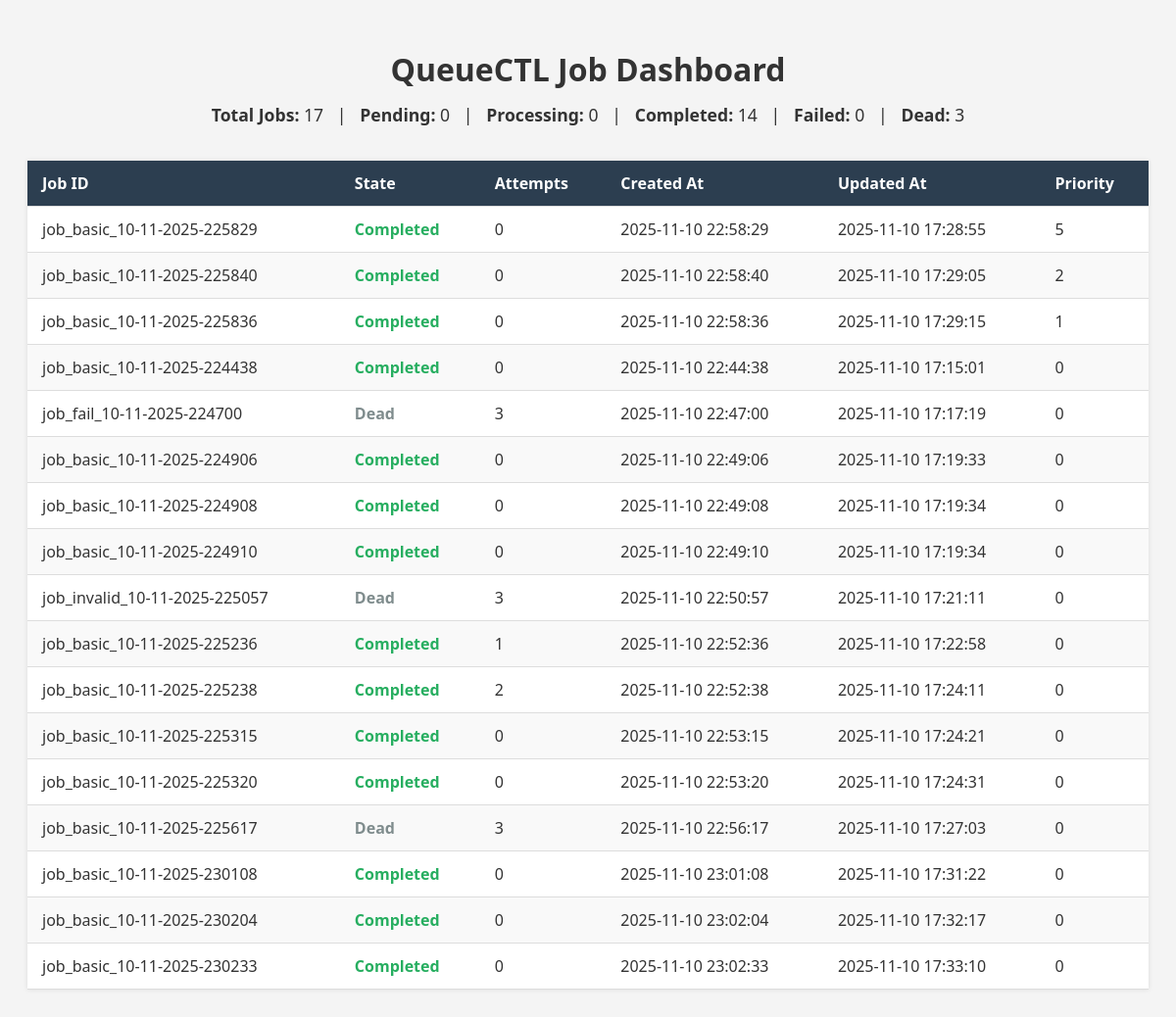
The page / on the database its author committed.
### tables this page shows
CREATE TABLE jobs (
            id TEXT PRIMARY KEY,
            command TEXT NOT NULL,
            state TEXT NOT NULL,
            attempts INTEGER NOT NULL,
            max_retries INTEGER NOT NULL,
            timeout INTEGER,
            run_at TEXT,
            priority INTEGER DEFAULT 0,
            created_at TEXT NOT NULL,
            updated_at TEXT NOT NULL,
            output TEXT,
            error TEXT
        );

### dashboard.py (the view)
@app.route("/")
def index():
    jobs = fetch_jobs()
    stats = fetch_stats()
    return render_template("dashboard.html", jobs=jobs, stats=stats)

### dashboard.py (called while the page is built)
def fetch_jobs():
    conn = get_conn()
    cur = conn.cursor()
    cur.execute("SELECT id, state, attempts, created_at, updated_at, priority FROM jobs ORDER BY priority DESC, created_at")
    jobs = cur.fetchall()
    return jobs

def fetch_stats():
    conn = get_conn()
    cur = conn.cursor()
    cur.execute("SELECT state, COUNT(*) AS count FROM jobs GROUP BY state")
    rows = cur.fetchall()
    stats = {
        "total": 0,
        "pending": 0,
        "processing": 0,
        "completed": 0,
        "failed": 0,
        "dead": 0
    }
    for row in rows:
        state = row['state'].lower()
        stats[state] = row['count']
        stats['total'] += row['count']
    return stats

### db.py (called while the page is built)
def get_conn():
    conn = sqlite3.connect(DB_FILE, detect_types=sqlite3.PARSE_DECLTYPES)
    conn.row_factory = sqlite3.Row
    return conn

### templates/dashboard.html (shortened to what this page needs)
<!DOCTYPE html>
<html lang="en">
<head>
</head>
<body>
    <h1>QueueCTL Job Dashboard</h1>
    <div class="summary">
        <strong>Total Jobs:</strong> {{ stats.total }} &nbsp; | &nbsp;
        <strong>Pending:</strong> {{ stats.pending }} &nbsp; | &nbsp;
        <strong>Processing:</strong> {{ stats.processing }} &nbsp; | &nbsp;
        <strong>Completed:</strong> {{ stats.completed }} &nbsp; | &nbsp;
        <strong>Failed:</strong> {{ stats.failed }} &nbsp; | &nbsp;
        <strong>Dead:</strong> {{ stats.dead }}
    </div>
    <table>
        <thead>
            <tr>
                <th>Job ID</th>
                <th>State</th>
                <th>Attempts</th>
                <th>Created At</th>
                <th>Updated At</th>
                <th>Priority</th>
            </tr>
        </thead>
        <tbody>
            {% for job in jobs %}
            <tr>
                <td>{{ job['id'] }}</td>
                <td class="{{ job['state'] }}">{{ job['state'].capitalize() }}</td>
                <td>{{ job['attempts'] }}</td>
                <td>{{ job['created_at'] }}</td>
                <td>{{ job['updated_at'] }}</td>
                <td>{{ job['priority'] }}</td>
            </tr>
            {% endfor %}
        </tbody>
    </table>
</body>
</html>

### templates/dashboard.html (style rules this page uses)
body { font-family: 'Segoe UI', Tahoma, Geneva, Verdana, sans-serif; padding: 20px; background-color: #f4f4f4; color: #333; }
h1 { text-align: center; margin-bottom: 10px; font-size: 2rem; }
.summary { text-align: center; font-size: 1.1rem; margin-bottom: 30px; line-height: 1.8; }
table { width: 100%; border-collapse: collapse; margin-top: 10px; background-color: #fff; box-shadow: 0 0 5px rgba(0,0,0,0.1); }
th, td { padding: 12px 15px; text-align: left; border-bottom: 1px solid #ddd; }
th { background-color: #2c3e50; color: white; }
tr:nth-child(even) { background-color: #f9f9f9; }
.completed { color: #27ae60; font-weight: 600; }
.dead { color: #7f8c8d; font-weight: 600; }

### rows shown on the page
jobs: id "job_basic_10-11-2025-225829", state "Completed", attempts "0", created_at "2025-11-10 22:58:29", updated_at "2025-11-10 17:28:55", priority "5"
jobs: id "job_basic_10-11-2025-225840", state "Completed", attempts "0", created_at "2025-11-10 22:58:40", updated_at "2025-11-10 17:29:05", priority "2"
jobs: id "job_basic_10-11-2025-225836", state "Completed", attempts "0", created_at "2025-11-10 22:58:36", updated_at "2025-11-10 17:29:15", priority "1"
jobs: id "job_basic_10-11-2025-224438", state "Completed", attempts "0", created_at "2025-11-10 22:44:38", updated_at "2025-11-10 17:15:01", priority "0"
jobs: id "job_fail_10-11-2025-224700", state "Dead", attempts "3", created_at "2025-11-10 22:47:00", updated_at "2025-11-10 17:17:19", priority "0"
jobs: id "job_basic_10-11-2025-224906", state "Completed", attempts "0", created_at "2025-11-10 22:49:06", updated_at "2025-11-10 17:19:33", priority "0"
jobs: id "job_basic_10-11-2025-224908", state "Completed", attempts "0", created_at "2025-11-10 22:49:08", updated_at "2025-11-10 17:19:34", priority "0"
jobs: id "job_basic_10-11-2025-224910", state "Completed", attempts "0", created_at "2025-11-10 22:49:10", updated_at "2025-11-10 17:19:34", priority "0"
jobs: id "job_invalid_10-11-2025-225057", state "Dead", attempts "3", created_at "2025-11-10 22:50:57", updated_at "2025-11-10 17:21:11", priority "0"
jobs: id "job_basic_10-11-2025-225236", state "Completed", attempts "1", created_at "2025-11-10 22:52:36", updated_at "2025-11-10 17:22:58", priority "0"
jobs: id "job_basic_10-11-2025-225238", state "Completed", attempts "2", created_at "2025-11-10 22:52:38", updated_at "2025-11-10 17:24:11", priority "0"
jobs: id "job_basic_10-11-2025-225315", state "Completed", attempts "0", created_at "2025-11-10 22:53:15", updated_at "2025-11-10 17:24:21", priority "0"
jobs: id "job_basic_10-11-2025-225320", state "Completed", attempts "0", created_at "2025-11-10 22:53:20", updated_at "2025-11-10 17:24:31", priority "0"
jobs: id "job_basic_10-11-2025-225617", state "Dead", attempts "3", created_at "2025-11-10 22:56:17", updated_at "2025-11-10 17:27:03", priority "0"
jobs: id "job_basic_10-11-2025-230108", state "Completed", attempts "0", created_at "2025-11-10 23:01:08", updated_at "2025-11-10 17:31:22", priority "0"
jobs: id "job_basic_10-11-2025-230204", state "Completed", attempts "0", created_at "2025-11-10 23:02:04", updated_at "2025-11-10 17:32:17", priority "0"
jobs: id "job_basic_10-11-2025-230233", state "Completed", attempts "0", created_at "2025-11-10 23:02:33", updated_at "2025-11-10 17:33:10", priority "0"

### other values the page prints
{{ stats.total }} "17"
{{ stats.pending }} "0"
{{ stats.processing }} "0"
{{ stats.completed }} "14"
{{ stats.failed }} "0"
{{ stats.dead }} "3"
